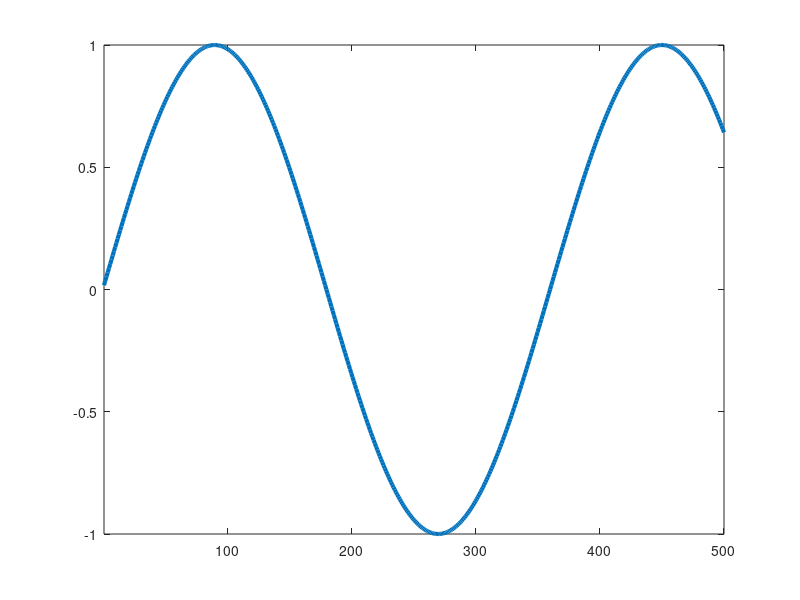

Here is the MATLAB script that generated this plot: (Note: this script raises an error after producing the figure.)
x = 1:500; 
y = sind(x); 
plot(x,y,'linewidth',3) 
axis tight; 
hold on
I = imread('DecoderOutput\0001.png'); 
h = image(xlim,-ylim,I); 
uistack(h,'bottom')